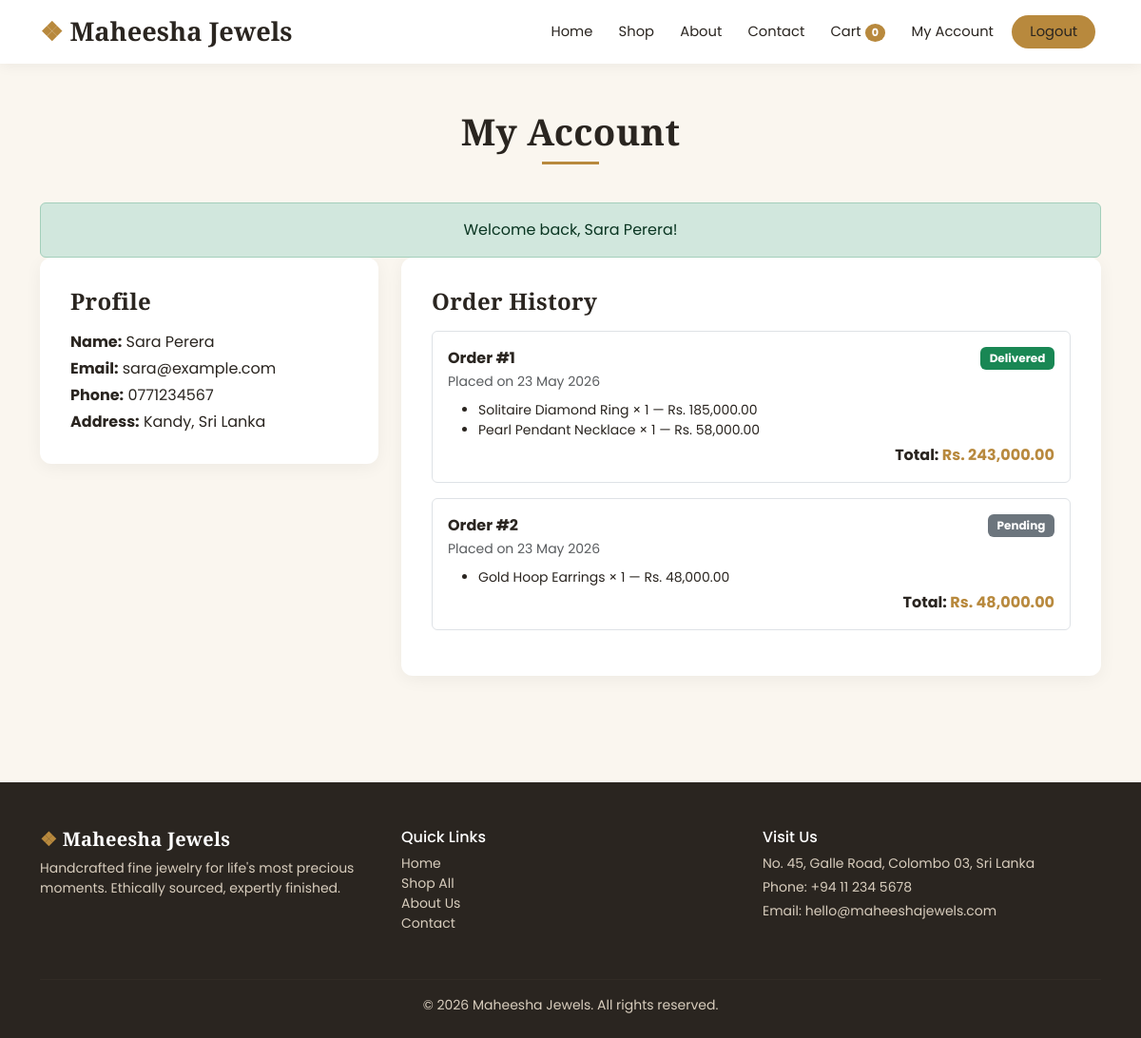
Page /account.php (signed in) on the committed database.
### tables this page shows
CREATE TABLE orders (
    id            INT AUTO_INCREMENT PRIMARY KEY,
    user_id       INT DEFAULT NULL,
    customer_name VARCHAR(120)  NOT NULL,
    email         VARCHAR(150)  NOT NULL,
    phone         VARCHAR(30)   NOT NULL,
    address       VARCHAR(255)  NOT NULL,
    total         DECIMAL(10,2) NOT NULL DEFAULT 0.00,
    status        ENUM('Pending','Processing','Shipped','Delivered','Cancelled')
                  NOT NULL DEFAULT 'Pending',
    created_at    TIMESTAMP DEFAULT CURRENT_TIMESTAMP,
    FOREIGN KEY (user_id) REFERENCES users(id) ON DELETE SET NULL
);

CREATE TABLE order_items (
    id         INT AUTO_INCREMENT PRIMARY KEY,
    order_id   INT NOT NULL,
    product_id INT DEFAULT NULL,
    name       VARCHAR(150)  NOT NULL,
    quantity   INT           NOT NULL DEFAULT 1,
    price      DECIMAL(10,2) NOT NULL DEFAULT 0.00,
    FOREIGN KEY (order_id)   REFERENCES orders(id)   ON DELETE CASCADE,
    FOREIGN KEY (product_id) REFERENCES products(id) ON DELETE SET NULL
);

### account.php (the view, shortened to what this page needs)
<?php
require_once __DIR__ . '/includes/functions.php';
$user = current_user();
$stmt = $pdo->prepare('SELECT * FROM orders WHERE user_id = ? ORDER BY created_at DESC');
$stmt->execute([$user['id']]);
$orders = $stmt->fetchAll();
$items = [];
if ($orders) {
    $ids   = array_column($orders, 'id');
    $marks = implode(',', array_fill(0, count($ids), '?'));
    $stmt  = $pdo->prepare("SELECT * FROM order_items WHERE order_id IN ($marks)");
    $stmt->execute($ids);
    foreach ($stmt->fetchAll() as $row) {
        $items[$row['order_id']][] = $row;
    }
}
$statusColors = [
    'Pending' => 'secondary', 'Processing' => 'info', 'Shipped' => 'primary',
    'Delivered' => 'success', 'Cancelled' => 'danger',
];
require __DIR__ . '/includes/header.php';
?>
<div class="container py-5">
    <div class="section-title">
        <h2>My Account</h2>
        <div class="line"></div>
    </div>
    <div class="row g-4">
        <div class="col-md-4">
            <div class="panel">
                <h4 class="mb-3">Profile</h4>
                <p class="mb-1"><strong>Name:</strong> <?= e($user['name']) ?></p>
                <p class="mb-1"><strong>Email:</strong> <?= e($user['email']) ?></p>
                <p class="mb-1"><strong>Phone:</strong> <?= e($user['phone'] ?: '-') ?></p>
                <p class="mb-0"><strong>Address:</strong> <?= e($user['address'] ?: '-') ?></p>
            </div>
        </div>
        <div class="col-md-8">
            <div class="panel">
                <h4 class="mb-3">Order History</h4>
                <?php if (empty($orders)): ?>
                    <p class="text-muted">You have not placed any orders yet.</p>
                    <a href="products.php" class="btn btn-gold">Start Shopping</a>
                <?php else: ?>
                    <?php foreach ($orders as $order): ?>
                        <div class="border rounded p-3 mb-3">
                            <div class="d-flex justify-content-between flex-wrap">
                                <strong>Order #<?= (int) $order['id'] ?></strong>
                                <span class="badge bg-<?= $statusColors[$order['status']] ?? 'secondary' ?> badge-status">
                                    <?= e($order['status']) ?>
                                </span>
                            </div>
                            <small class="text-muted">
                                Placed on <?= e(date('d M Y', strtotime($order['created_at']))) ?>
                            </small>
                            <ul class="small mt-2 mb-1">
                                <?php foreach ($items[$order['id']] ?? [] as $item): ?>
                                    <li><?= e($item['name']) ?> &times; <?= (int) $item['quantity'] ?>
                                        — <?= money($item['price']) ?></li>
                                <?php endforeach; ?>
                            </ul>
                            <div class="text-end">
                                <strong>Total: <span class="text-gold"><?= money($order['total']) ?></span></strong>
                            </div>
                        </div>
                    <?php endforeach; ?>
                <?php endif; ?>
            </div>
        </div>
    </div>
</div>
<?php require __DIR__ . '/includes/footer.php'; ?>

### assets/css/style.css (style rules this page uses)
:root { --gold: #b8893d; --gold-dark: #8c6529; --ink: #2a2520; --cream: #faf6ef; --soft: #f1e8d8; }
* { box-sizing: border-box; }
body { font-family: 'Poppins', sans-serif; color: var(--ink); background: var(--cream); }
h1, h2, h3, h4, h5, .display-font { font-family: 'Cormorant Garamond', serif; font-weight: 700; letter-spacing: .3px; }
.text-gold { color: var(--gold) !important; }
.section-title { text-align: center; margin-bottom: 2.5rem; }
.section-title h2 { font-size: 2.4rem; }
.section-title .line { width: 60px; height: 3px; background: var(--gold); margin: .6rem auto 0; }
.panel { background: #fff; border-radius: 12px; padding: 2rem; box-shadow: 0 4px 18px rgba(0, 0, 0, .05); }
.badge-status { font-size: .75rem; padding: .35rem .6rem; }

### rows in the picture
orders: id "1", status "Delivered", created_at "23 May 2026", total "Rs. 243,000.00"
order_items: name "Solitaire Diamond Ring", quantity "1", price "Rs. 185,000.00"
order_items: name "Pearl Pendant Necklace", quantity "1", price "Rs. 58,000.00"
orders: id "2", status "Pending", created_at "23 May 2026", total "Rs. 48,000.00"
order_items: name "Gold Hoop Earrings", quantity "1", price "Rs. 48,000.00"

### other values in the picture
SITE_NAME "Maheesha Jewels"
cart_count() "0"
$flash['message'] "Welcome back, Sara Perera!"
$user['name'] "Sara Perera"
$user['email'] "sara@example.com"
$user['phone'] ?: '-' "0771234567"
$user['address'] ?: '-' "Kandy, Sri Lanka"
